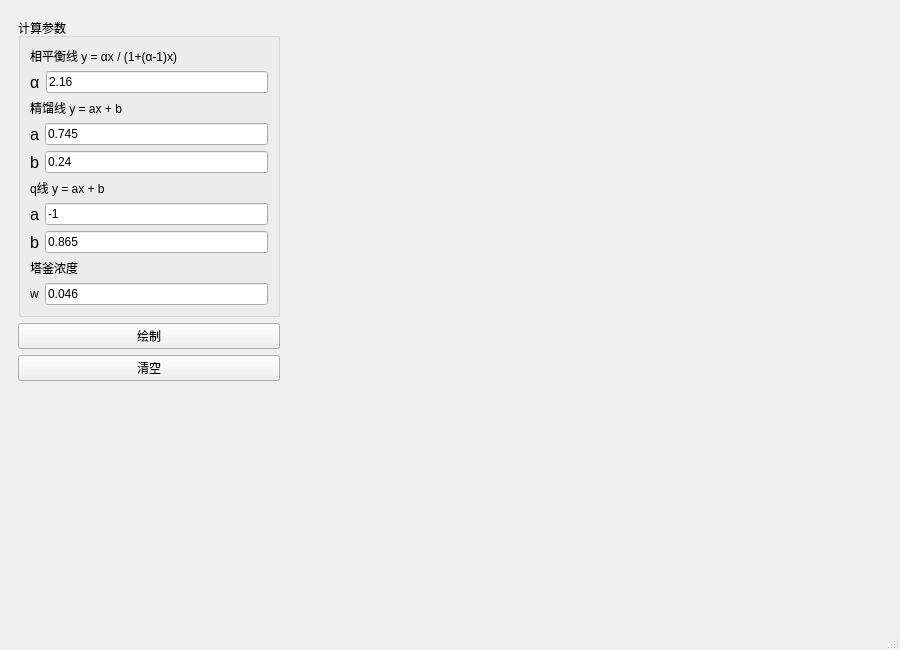
<?xml version="1.0" encoding="UTF-8"?>
<ui version="4.0">
 <class>MainWindow</class>
 <widget class="QMainWindow" name="MainWindow">
  <property name="geometry">
   <rect>
    <x>0</x>
    <y>0</y>
    <width>900</width>
    <height>650</height>
   </rect>
  </property>
  <property name="minimumSize">
   <size>
    <width>700</width>
    <height>500</height>
   </size>
  </property>
  <property name="windowTitle">
   <string>LadderDraw</string>
  </property>
  <widget class="QWidget" name="centralwidget">
   <layout class="QHBoxLayout" name="horizontalLayout_main">
    <item>
     <widget class="QWidget" name="leftPanel" native="true">
      <property name="minimumSize">
       <size>
        <width>240</width>
        <height>0</height>
       </size>
      </property>
      <property name="maximumSize">
       <size>
        <width>280</width>
        <height>16777215</height>
       </size>
      </property>
      <layout class="QVBoxLayout" name="verticalLayout_left">
       <item>
        <widget class="QGroupBox" name="groupBox_params">
         <property name="title">
          <string>计算参数</string>
         </property>
         <layout class="QVBoxLayout" name="verticalLayout_params">
          <item>
           <widget class="QLabel" name="label">
            <property name="text">
             <string>相平衡线 y = αx / (1+(α-1)x)</string>
            </property>
           </widget>
          </item>
          <item>
           <layout class="QHBoxLayout" name="horizontalLayout">
            <item>
             <widget class="QLabel" name="label_8">
              <property name="font">
               <font>
                <pointsize>12</pointsize>
               </font>
              </property>
              <property name="text">
               <string>α</string>
              </property>
             </widget>
            </item>
            <item>
             <widget class="QLineEdit" name="txt0">
              <property name="text">
               <string>2.16</string>
              </property>
             </widget>
            </item>
           </layout>
          </item>
          <item>
           <widget class="QLabel" name="label_2">
            <property name="text">
             <string>精馏线 y = ax + b</string>
            </property>
           </widget>
          </item>
          <item>
           <layout class="QHBoxLayout" name="horizontalLayout_2">
            <item>
             <widget class="QLabel" name="label_3">
              <property name="font">
               <font>
                <pointsize>12</pointsize>
               </font>
              </property>
              <property name="text">
               <string>a</string>
              </property>
             </widget>
            </item>
            <item>
             <widget class="QLineEdit" name="txt1">
              <property name="text">
               <string>0.745</string>
              </property>
             </widget>
            </item>
           </layout>
          </item>
          <item>
           <layout class="QHBoxLayout" name="horizontalLayout_3">
            <item>
             <widget class="QLabel" name="label_4">
              <property name="font">
               <font>
                <pointsize>12</pointsize>
               </font>
              </property>
              <property name="text">
               <string>b</string>
              </property>
             </widget>
            </item>
            <item>
             <widget class="QLineEdit" name="txt2">
              <property name="text">
               <string>0.24</string>
              </property>
             </widget>
            </item>
           </layout>
          </item>
          <item>
           <widget class="QLabel" name="label_5">
            <property name="text">
             <string>q线 y = ax + b</string>
            </property>
           </widget>
          </item>
          <item>
           <layout class="QHBoxLayout" name="horizontalLayout_4">
            <item>
             <widget class="QLabel" name="label_6">
              <property name="font">
               <font>
                <pointsize>12</pointsize>
               </font>
              </property>
              <property name="text">
               <string>a</string>
              </property>
             </widget>
            </item>
            <item>
             <widget class="QLineEdit" name="txt3">
              <property name="text">
               <string>-1</string>
              </property>
             </widget>
            </item>
           </layout>
          </item>
          <item>
           <layout class="QHBoxLayout" name="horizontalLayout_5">
            <item>
             <widget class="QLabel" name="label_7">
              <property name="font">
               <font>
                <pointsize>12</pointsize>
               </font>
              </property>
              <property name="text">
               <string>b</string>
              </property>
             </widget>
            </item>
            <item>
             <widget class="QLineEdit" name="txt4">
              <property name="text">
               <string>0.865</string>
              </property>
             </widget>
            </item>
           </layout>
          </item>
          <item>
           <widget class="QLabel" name="label_9">
            <property name="text">
             <string>塔釜浓度</string>
            </property>
           </widget>
          </item>
          <item>
           <layout class="QHBoxLayout" name="horizontalLayout_6">
            <item>
             <widget class="QLabel" name="label_10">
              <property name="text">
               <string>w</string>
              </property>
             </widget>
            </item>
            <item>
             <widget class="QLineEdit" name="txt5">
              <property name="text">
               <string>0.046</string>
              </property>
             </widget>
            </item>
           </layout>
          </item>
         </layout>
        </widget>
       </item>
       <item>
        <widget class="QPushButton" name="pushButton_start">
         <property name="text">
          <string>绘制</string>
         </property>
        </widget>
       </item>
       <item>
        <widget class="QPushButton" name="pushButton_clear">
         <property name="text">
          <string>清空</string>
         </property>
        </widget>
       </item>
       <item>
        <spacer name="verticalSpacer">
         <property name="orientation">
          <enum>Qt::Vertical</enum>
         </property>
         <property name="sizeHint" stdset="0">
          <size>
           <width>20</width>
           <height>40</height>
          </size>
         </property>
        </spacer>
       </item>
      </layout>
     </widget>
    </item>
    <item>
     <widget class="MatplotlibWidget" name="matplotlibwidget" native="true"/>
    </item>
   </layout>
  </widget>
  <widget class="QMenuBar" name="menubar">
   <property name="geometry">
    <rect>
     <x>0</x>
     <y>0</y>
     <width>900</width>
     <height>22</height>
    </rect>
   </property>
  </widget>
  <widget class="QStatusBar" name="statusbar"/>
 </widget>
 <customwidgets>
  <customwidget>
   <class>MatplotlibWidget</class>
   <extends>QWidget</extends>
   <header>matplotlibwidget.h</header>
   <container>1</container>
  </customwidget>
 </customwidgets>
 <resources/>
 <connections/>
</ui>
